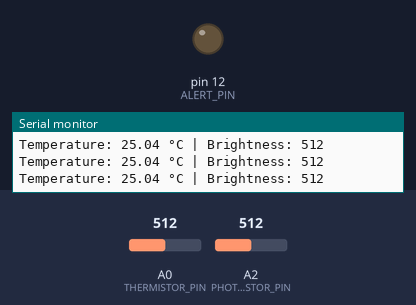
Bench run of a sketch on a simulated Arduino Uno, built with avr-gcc and run on an emulated ATmega328P. On the bench: output pins drawn as LEDs (lit = HIGH), the last lines printed to the serial monitor. Dashed ring = blinking. The inputs (shaded band) are chosen by the test bench; at power-on: A0 (THERMISTOR_PIN) = 512, A2 (PHOTORESISTOR_PIN) = 512.

Above: at 1.2 s.
1.3 s: A0 (THERMISTOR_PIN) set to 742
4.3 s: A0 (THERMISTOR_PIN) set to 763
At 4.59 s:
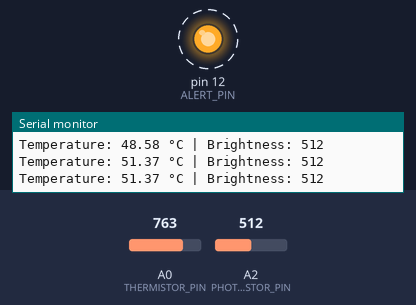
7.3 s: A2 (PHOTORESISTOR_PIN) set to 237
10.3 s: A2 (PHOTORESISTOR_PIN) set to 201
At 10.3 s:
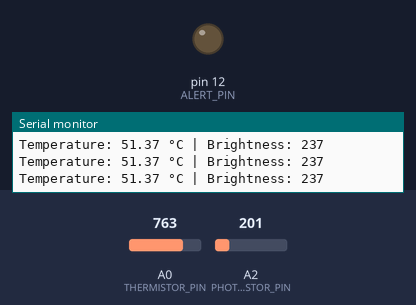
13.3 s: A2 (PHOTORESISTOR_PIN) set to 230
At 13.62 s:
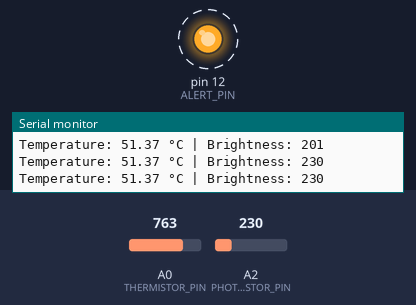
Timing chart, 0 to 17.3 s (numbered marks = the images above; inputs shaded):
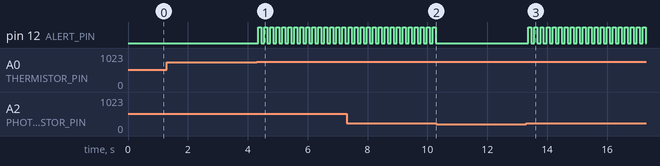

Measured:
- the behaviour switches between 752 and 753 on A0 (THERMISTOR_PIN) (found by bisection; images 0 and 1)
- the behaviour switches between 220 and 219 on A2 (PHOTORESISTOR_PIN) (found by bisection; images 1 and 2)
- after the input at 4.3 s, pin 12 (ALERT_PIN): alternates HIGH for 0.10 s and LOW for 0.10 s, starting at once
- after the input at 10.3 s, pin 12 (ALERT_PIN): stops changing and stays LOW
- after the input at 13.3 s, pin 12 (ALERT_PIN): alternates HIGH for 0.10 s and LOW for 0.10 s, starting after 0.07 s

The sketch:

lab3_activity.ino
```cpp
//Laboratory Activity #3: Working with Sensors

#define THERMISTOR_PIN A0
#define PHOTORESISTOR_PIN A2
#define ALERT_PIN 12

const float TEMP_THRESHOLD = 50.0;
const int LIGHT_THRESHOLD = 220;

const float BETA_COEFFICIENT = 3950;
const float REF_RESISTANCE = 10000;
const float REF_TEMPERATURE_K = 298.15;

float readTemperature() {
  int analogValue = analogRead(THERMISTOR_PIN);
  float resistance = (1023.0 / analogValue - 1.0) * REF_RESISTANCE;
  float temperatureK = 1.0 / (log(resistance / REF_RESISTANCE) / BETA_COEFFICIENT + 1.0 / REF_TEMPERATURE_K);
  float temperatureC = temperatureK - 273.15;
  return temperatureC;
}

int readBrightness() {
  return analogRead(PHOTORESISTOR_PIN);
}


void setup() {
  Serial.begin(9600);
  pinMode(ALERT_PIN, OUTPUT);
}

void loop() {
  float temperature = readTemperature();
  int brightness = readBrightness();

  Serial.print("Temperature: ");
  Serial.print(temperature);
  Serial.print(" °C | Brightness: ");
  Serial.println(brightness);

  if (temperature >= TEMP_THRESHOLD && brightness >= LIGHT_THRESHOLD) {
    digitalWrite(ALERT_PIN, HIGH);
    delay(100);
    digitalWrite(ALERT_PIN, LOW);
    delay(100);
  } else {
    digitalWrite(ALERT_PIN, LOW);
  }
}
```
